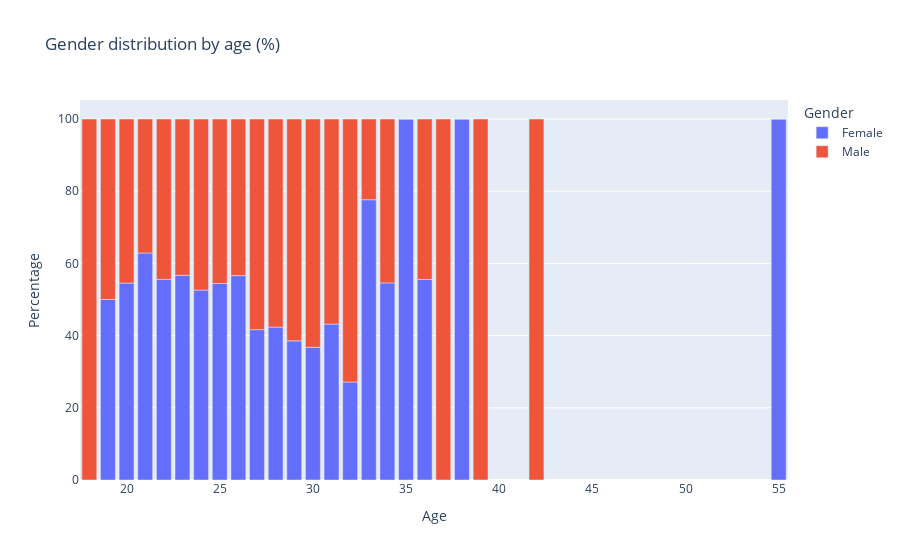

Notebook code cell kept with this figure:
### Code cell
age_gender_counts = df.groupby(['age', 'gender']).size().reset_index(name='count')
age_gender_counts['percent'] = age_gender_counts.groupby('age')['count'].transform(lambda x: 100 * x / x.sum())

fig = px.bar(
    age_gender_counts,
    x='age',
    y='percent',
    color='gender',
    title='Gender distribution by age (%)',
    labels={'percent': 'Percentage', 'age': 'Age', 'gender': 'Gender'}
)

fig.show()

### Figure 1 — Plotly figure (JSON) as saved in the notebook; plotly's stock layout.template omitted (floating-point values rounded to 4 significant figures)
{"data": [{"alignmentgroup": "True", "hovertemplate": "Gender=Female<br>Age=%{x}<br>Percentage=%{y}<extra></extra>", "legendgroup": "Female", "marker": {"color": "#636efa", "pattern": {"shape": ""}}, "name": "Female", "offsetgroup": "Female", "orientation": "v", "showlegend": true, "textposition": "auto", "type": "bar", "x": [18, 19, 20, 21, 22, 23, 24, 25, 26, 27, 28, 29, 30, 31, 32, 33, 34, 35, 36, 37, 38, 39, 42, 55], "xaxis": "x", "y": [0, 50, 54.55, 62.89, 55.57, 56.71, 52.61, 54.43, 56.62, 41.64, 42.36, 38.54, 36.76, 43.2, 27.14, 77.64, 54.61, 100, 55.56, 0, 100, 0, 0, 100], "yaxis": "y"}, {"alignmentgroup": "True", "hovertemplate": "Gender=Male<br>Age=%{x}<br>Percentage=%{y}<extra></extra>", "legendgroup": "Male", "marker": {"color": "#EF553B", "pattern": {"shape": ""}}, "name": "Male", "offsetgroup": "Male", "orientation": "v", "showlegend": true, "textposition": "auto", "type": "bar", "x": [18, 19, 20, 21, 22, 23, 24, 25, 26, 27, 28, 29, 30, 31, 32, 33, 34, 35, 36, 37, 38, 39, 42, 55], "xaxis": "x", "y": [100, 50, 45.45, 37.11, 44.43, 43.29, 47.39, 45.57, 43.38, 58.36, 57.64, 61.46, 63.24, 56.8, 72.86, 22.36, 45.39, 0, 44.44, 100, 0, 100, 100, 0], "yaxis": "y"}], "layout": {"barmode": "relative", "legend": {"title": {"text": "Gender"}, "tracegroupgap": 0}, "title": {"text": "Gender distribution by age (%)"}, "xaxis": {"anchor": "y", "domain": [0, 1], "title": {"text": "Age"}}, "yaxis": {"anchor": "x", "domain": [0, 1], "title": {"text": "Percentage"}}}}
